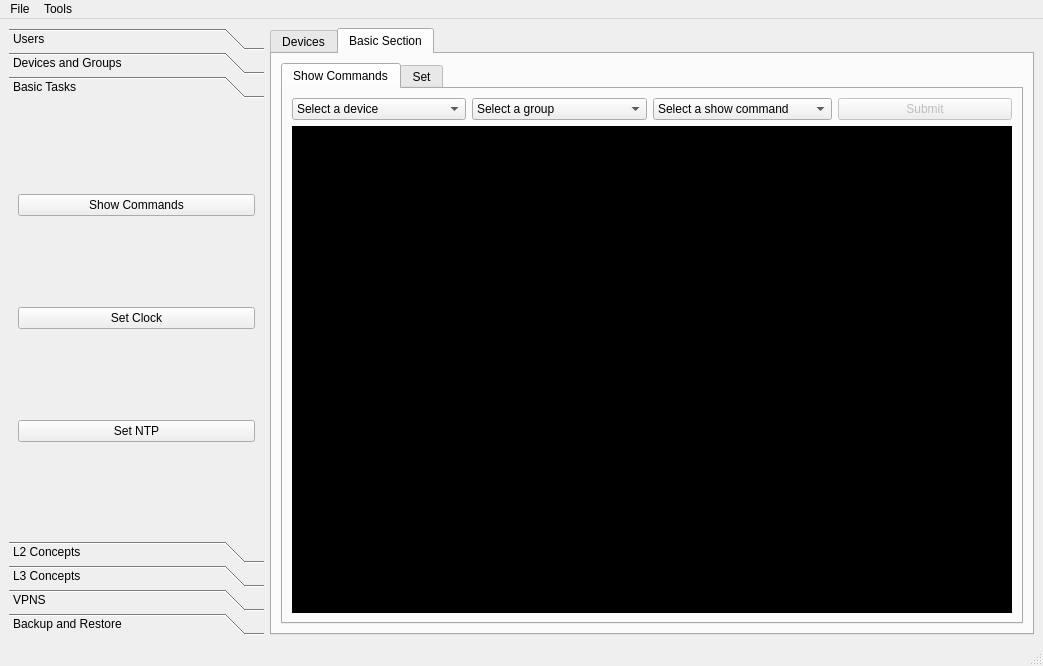
<?xml version="1.0" encoding="UTF-8"?>
<ui version="4.0">
 <class>main_window</class>
 <widget class="QMainWindow" name="main_window">
  <property name="geometry">
   <rect>
    <x>0</x>
    <y>0</y>
    <width>1043</width>
    <height>666</height>
   </rect>
  </property>
  <property name="sizePolicy">
   <sizepolicy hsizetype="Expanding" vsizetype="Preferred">
    <horstretch>0</horstretch>
    <verstretch>0</verstretch>
   </sizepolicy>
  </property>
  <property name="windowTitle">
   <string>MainWindow</string>
  </property>
  <property name="styleSheet">
   <string notr="true"/>
  </property>
  <widget class="QWidget" name="centralwidget">
   <layout class="QGridLayout" name="gridLayout_2" rowstretch="0">
    <item row="0" column="1">
     <widget class="QTabWidget" name="tab_main">
      <property name="sizePolicy">
       <sizepolicy hsizetype="Expanding" vsizetype="Expanding">
        <horstretch>3</horstretch>
        <verstretch>0</verstretch>
       </sizepolicy>
      </property>
      <property name="styleSheet">
       <string notr="true"/>
      </property>
      <property name="currentIndex">
       <number>1</number>
      </property>
      <widget class="QWidget" name="tab">
       <attribute name="title">
        <string>Devices</string>
       </attribute>
       <layout class="QGridLayout" name="gridLayout_11">
        <item row="1" column="0" colspan="3">
         <widget class="QTabWidget" name="tab_devices">
          <property name="sizePolicy">
           <sizepolicy hsizetype="Expanding" vsizetype="Expanding">
            <horstretch>1</horstretch>
            <verstretch>0</verstretch>
           </sizepolicy>
          </property>
          <property name="currentIndex">
           <number>2</number>
          </property>
          <property name="movable">
           <bool>false</bool>
          </property>
          <widget class="QWidget" name="tab_3">
           <attribute name="title">
            <string>All Devices</string>
           </attribute>
           <layout class="QGridLayout" name="gridLayout_12">
            <item row="0" column="0">
             <widget class="QGroupBox" name="groupBox">
              <property name="title">
               <string>All Devices</string>
              </property>
              <layout class="QGridLayout" name="gridLayout_6">
               <item row="0" column="0">
                <widget class="QLineEdit" name="txt_d_all_hostname">
                 <property name="sizePolicy">
                  <sizepolicy hsizetype="Expanding" vsizetype="Fixed">
                   <horstretch>1</horstretch>
                   <verstretch>0</verstretch>
                  </sizepolicy>
                 </property>
                 <property name="placeholderText">
                  <string>Search using hostname</string>
                 </property>
                </widget>
               </item>
               <item row="0" column="1">
                <widget class="QLineEdit" name="txt_d_all_ip_address">
                 <property name="sizePolicy">
                  <sizepolicy hsizetype="Expanding" vsizetype="Fixed">
                   <horstretch>1</horstretch>
                   <verstretch>0</verstretch>
                  </sizepolicy>
                 </property>
                 <property name="placeholderText">
                  <string>Search using IP Address</string>
                 </property>
                </widget>
               </item>
               <item row="0" column="2">
                <widget class="QPushButton" name="btn_d_all_search">
                 <property name="sizePolicy">
                  <sizepolicy hsizetype="Minimum" vsizetype="Fixed">
                   <horstretch>1</horstretch>
                   <verstretch>0</verstretch>
                  </sizepolicy>
                 </property>
                 <property name="text">
                  <string>Search</string>
                 </property>
                </widget>
               </item>
               <item row="0" column="3">
                <widget class="QPushButton" name="btn_d_all_clear">
                 <property name="sizePolicy">
                  <sizepolicy hsizetype="Minimum" vsizetype="Fixed">
                   <horstretch>1</horstretch>
                   <verstretch>0</verstretch>
                  </sizepolicy>
                 </property>
                 <property name="text">
                  <string>Clear</string>
                 </property>
                </widget>
               </item>
               <item row="1" column="0">
                <spacer name="verticalSpacer">
                 <property name="orientation">
                  <enum>Qt::Vertical</enum>
                 </property>
                 <property name="sizeType">
                  <enum>QSizePolicy::Minimum</enum>
                 </property>
                 <property name="sizeHint" stdset="0">
                  <size>
                   <width>17</width>
                   <height>13</height>
                  </size>
                 </property>
                </spacer>
               </item>
               <item row="2" column="0" colspan="4">
                <widget class="QTableWidget" name="tbl_devices">
                 <property name="tabletTracking">
                  <bool>false</bool>
                 </property>
                 <property name="autoFillBackground">
                  <bool>true</bool>
                 </property>
                 <property name="textElideMode">
                  <enum>Qt::ElideRight</enum>
                 </property>
                 <property name="sortingEnabled">
                  <bool>true</bool>
                 </property>
                 <attribute name="horizontalHeaderCascadingSectionResizes">
                  <bool>false</bool>
                 </attribute>
                 <attribute name="horizontalHeaderShowSortIndicator" stdset="0">
                  <bool>false</bool>
                 </attribute>
                 <attribute name="horizontalHeaderStretchLastSection">
                  <bool>true</bool>
                 </attribute>
                 <attribute name="verticalHeaderCascadingSectionResizes">
                  <bool>true</bool>
                 </attribute>
                 <attribute name="verticalHeaderShowSortIndicator" stdset="0">
                  <bool>true</bool>
                 </attribute>
                 <attribute name="verticalHeaderStretchLastSection">
                  <bool>false</bool>
                 </attribute>
                 <column>
                  <property name="text">
                   <string>Hostname</string>
                  </property>
                 </column>
                 <column>
                  <property name="text">
                   <string>IP Address</string>
                  </property>
                 </column>
                 <column>
                  <property name="text">
                   <string>Username</string>
                  </property>
                 </column>
                 <column>
                  <property name="text">
                   <string>Password</string>
                  </property>
                 </column>
                 <column>
                  <property name="text">
                   <string>Secret Password</string>
                  </property>
                 </column>
                 <column>
                  <property name="text">
                   <string>Groups</string>
                  </property>
                 </column>
                 <column>
                  <property name="text">
                   <string>Type</string>
                  </property>
                 </column>
                </widget>
               </item>
              </layout>
             </widget>
            </item>
           </layout>
          </widget>
          <widget class="QWidget" name="tab_4">
           <attribute name="title">
            <string>Add Device</string>
           </attribute>
           <layout class="QGridLayout" name="gridLayout_10">
            <item row="0" column="0">
             <widget class="QGroupBox" name="gb_d_all">
              <property name="title">
               <string>Add a Host</string>
              </property>
              <layout class="QGridLayout" name="gridLayout_5">
               <item row="0" column="0">
                <layout class="QFormLayout" name="formLayout_2">
                 <property name="horizontalSpacing">
                  <number>10</number>
                 </property>
                 <property name="verticalSpacing">
                  <number>8</number>
                 </property>
                 <property name="leftMargin">
                  <number>100</number>
                 </property>
                 <property name="topMargin">
                  <number>100</number>
                 </property>
                 <property name="rightMargin">
                  <number>100</number>
                 </property>
                 <property name="bottomMargin">
                  <number>100</number>
                 </property>
                 <item row="0" column="0">
                  <widget class="QLabel" name="hostnameLabel">
                   <property name="text">
                    <string>hostname</string>
                   </property>
                  </widget>
                 </item>
                 <item row="0" column="1">
                  <widget class="QLineEdit" name="d_add_hostname">
                   <property name="placeholderText">
                    <string>Enter device hostname</string>
                   </property>
                  </widget>
                 </item>
                 <item row="1" column="0">
                  <widget class="QLabel" name="iPAddressLabel">
                   <property name="text">
                    <string>IP Address</string>
                   </property>
                  </widget>
                 </item>
                 <item row="1" column="1">
                  <widget class="QLineEdit" name="d_add_ip_address">
                   <property name="placeholderText">
                    <string>Enter deivce ip address</string>
                   </property>
                  </widget>
                 </item>
                 <item row="2" column="0">
                  <widget class="QLabel" name="usernameLabel">
                   <property name="text">
                    <string>username</string>
                   </property>
                  </widget>
                 </item>
                 <item row="2" column="1">
                  <widget class="QLineEdit" name="d_add_username">
                   <property name="placeholderText">
                    <string>Enter ssh username</string>
                   </property>
                  </widget>
                 </item>
                 <item row="3" column="0">
                  <widget class="QLabel" name="passwordLabel">
                   <property name="text">
                    <string>password</string>
                   </property>
                  </widget>
                 </item>
                 <item row="3" column="1">
                  <widget class="QLineEdit" name="d_add_password">
                   <property name="echoMode">
                    <enum>QLineEdit::Password</enum>
                   </property>
                   <property name="placeholderText">
                    <string>Enter ssh password</string>
                   </property>
                  </widget>
                 </item>
                 <item row="4" column="0">
                  <widget class="QLabel" name="enablePasswordLabel">
                   <property name="text">
                    <string>Enable Password</string>
                   </property>
                  </widget>
                 </item>
                 <item row="4" column="1">
                  <widget class="QLineEdit" name="d_add_secret">
                   <property name="echoMode">
                    <enum>QLineEdit::Password</enum>
                   </property>
                   <property name="placeholderText">
                    <string>Enter enable password of device</string>
                   </property>
                  </widget>
                 </item>
                 <item row="5" column="0">
                  <widget class="QLabel" name="label">
                   <property name="text">
                    <string>Device Type</string>
                   </property>
                  </widget>
                 </item>
                 <item row="5" column="1">
                  <widget class="QComboBox" name="d_add_device_type">
                   <property name="styleSheet">
                    <string notr="true"/>
                   </property>
                   <item>
                    <property name="text">
                     <string/>
                    </property>
                   </item>
                   <item>
                    <property name="text">
                     <string>Router</string>
                    </property>
                   </item>
                   <item>
                    <property name="text">
                     <string>Switch</string>
                    </property>
                   </item>
                  </widget>
                 </item>
                 <item row="6" column="1">
                  <widget class="QPushButton" name="btn_d_add_save">
                   <property name="sizePolicy">
                    <sizepolicy hsizetype="Minimum" vsizetype="Maximum">
                     <horstretch>3</horstretch>
                     <verstretch>0</verstretch>
                    </sizepolicy>
                   </property>
                   <property name="text">
                    <string>Save</string>
                   </property>
                  </widget>
                 </item>
                </layout>
               </item>
              </layout>
             </widget>
            </item>
           </layout>
          </widget>
          <widget class="QWidget" name="tab_5">
           <attribute name="title">
            <string>Edit or Delete</string>
           </attribute>
           <layout class="QGridLayout" name="gridLayout_7">
            <item row="0" column="0">
             <widget class="QGroupBox" name="gb_d_edit">
              <property name="title">
               <string>Edit or Delete a host</string>
              </property>
              <layout class="QGridLayout" name="gridLayout_3">
               <item row="0" column="0">
                <layout class="QHBoxLayout" name="horizontalLayout_2">
                 <item>
                  <widget class="QLineEdit" name="txt_d_edit_hostname">
                   <property name="sizePolicy">
                    <sizepolicy hsizetype="Expanding" vsizetype="Fixed">
                     <horstretch>1</horstretch>
                     <verstretch>0</verstretch>
                    </sizepolicy>
                   </property>
                   <property name="placeholderText">
                    <string>Search by hostname</string>
                   </property>
                  </widget>
                 </item>
                 <item>
                  <widget class="QLineEdit" name="txt_d_edit_ip_address">
                   <property name="sizePolicy">
                    <sizepolicy hsizetype="Expanding" vsizetype="Fixed">
                     <horstretch>1</horstretch>
                     <verstretch>0</verstretch>
                    </sizepolicy>
                   </property>
                   <property name="placeholderText">
                    <string>Search by IP Addres</string>
                   </property>
                  </widget>
                 </item>
                 <item>
                  <widget class="QPushButton" name="btn_d_edit_search">
                   <property name="sizePolicy">
                    <sizepolicy hsizetype="Minimum" vsizetype="Fixed">
                     <horstretch>1</horstretch>
                     <verstretch>0</verstretch>
                    </sizepolicy>
                   </property>
                   <property name="text">
                    <string>Search</string>
                   </property>
                  </widget>
                 </item>
                </layout>
               </item>
               <item row="1" column="0">
                <layout class="QFormLayout" name="formLayout_4">
                 <property name="horizontalSpacing">
                  <number>10</number>
                 </property>
                 <property name="verticalSpacing">
                  <number>8</number>
                 </property>
                 <property name="leftMargin">
                  <number>100</number>
                 </property>
                 <property name="topMargin">
                  <number>100</number>
                 </property>
                 <property name="rightMargin">
                  <number>100</number>
                 </property>
                 <property name="bottomMargin">
                  <number>100</number>
                 </property>
                 <item row="0" column="0">
                  <widget class="QLabel" name="hostnameLabel_3">
                   <property name="text">
                    <string>hostname</string>
                   </property>
                  </widget>
                 </item>
                 <item row="0" column="1">
                  <widget class="QLineEdit" name="d_edit_hostname">
                   <property name="readOnly">
                    <bool>false</bool>
                   </property>
                  </widget>
                 </item>
                 <item row="1" column="0">
                  <widget class="QLabel" name="iPAddressLabel_3">
                   <property name="text">
                    <string>IP Address</string>
                   </property>
                  </widget>
                 </item>
                 <item row="1" column="1">
                  <widget class="QLineEdit" name="d_edit_ip_address">
                   <property name="readOnly">
                    <bool>false</bool>
                   </property>
                  </widget>
                 </item>
                 <item row="2" column="0">
                  <widget class="QLabel" name="usernameLabel_3">
                   <property name="text">
                    <string>username</string>
                   </property>
                  </widget>
                 </item>
                 <item row="2" column="1">
                  <widget class="QLineEdit" name="d_edit_username">
                   <property name="readOnly">
                    <bool>false</bool>
                   </property>
                  </widget>
                 </item>
                 <item row="3" column="0">
                  <widget class="QLabel" name="passwordLabel_3">
                   <property name="text">
                    <string>password</string>
                   </property>
                  </widget>
                 </item>
                 <item row="3" column="1">
                  <widget class="QLineEdit" name="d_edit_password">
                   <property name="echoMode">
                    <enum>QLineEdit::Password</enum>
                   </property>
                   <property name="readOnly">
                    <bool>false</bool>
                   </property>
                  </widget>
                 </item>
                 <item row="4" column="0">
                  <widget class="QLabel" name="enablePasswordLabel_3">
                   <property name="text">
                    <string>Enable Password</string>
                   </property>
                  </widget>
                 </item>
                 <item row="4" column="1">
                  <widget class="QLineEdit" name="d_edit_secret">
                   <property name="echoMode">
                    <enum>QLineEdit::Password</enum>
                   </property>
                   <property name="readOnly">
                    <bool>false</bool>
                   </property>
                  </widget>
                 </item>
                 <item row="5" column="0">
                  <widget class="QLabel" name="deviceTypeLabel">
                   <property name="text">
                    <string>Device Type</string>
                   </property>
                  </widget>
                 </item>
                 <item row="5" column="1">
                  <widget class="QComboBox" name="d_edit_device_type">
                   <item>
                    <property name="text">
                     <string/>
                    </property>
                   </item>
                   <item>
                    <property name="text">
                     <string>Router</string>
                    </property>
                   </item>
                   <item>
                    <property name="text">
                     <string>Switch</string>
                    </property>
                   </item>
                  </widget>
                 </item>
                 <item row="6" column="1">
                  <layout class="QHBoxLayout" name="horizontalLayout_5">
                   <item>
                    <widget class="QPushButton" name="btn_d_edit_edit">
                     <property name="text">
                      <string>Edit</string>
                     </property>
                    </widget>
                   </item>
                   <item>
                    <spacer name="horizontalSpacer_3">
                     <property name="orientation">
                      <enum>Qt::Horizontal</enum>
                     </property>
                     <property name="sizeType">
                      <enum>QSizePolicy::Fixed</enum>
                     </property>
                     <property name="sizeHint" stdset="0">
                      <size>
                       <width>10</width>
                       <height>10</height>
                      </size>
                     </property>
                    </spacer>
                   </item>
                   <item>
                    <widget class="QPushButton" name="btn_d_edit_delete">
                     <property name="text">
                      <string>Delete</string>
                     </property>
                    </widget>
                   </item>
                   <item>
                    <widget class="QPushButton" name="btn_d_edit_clear">
                     <property name="text">
                      <string>Clear</string>
                     </property>
                    </widget>
                   </item>
                  </layout>
                 </item>
                </layout>
               </item>
              </layout>
             </widget>
            </item>
           </layout>
          </widget>
         </widget>
        </item>
       </layout>
      </widget>
      <widget class="QWidget" name="tab_2">
       <attribute name="title">
        <string>Basic Section</string>
       </attribute>
       <layout class="QGridLayout" name="gridLayout_22">
        <item row="0" column="0">
         <widget class="QTabWidget" name="tab_basic_tasks">
          <property name="currentIndex">
           <number>0</number>
          </property>
          <widget class="QWidget" name="tab_15">
           <attribute name="title">
            <string>Show Commands</string>
           </attribute>
           <layout class="QGridLayout" name="gridLayout_23">
            <item row="0" column="3">
             <widget class="QPushButton" name="pb_bt_submit">
              <property name="enabled">
               <bool>false</bool>
              </property>
              <property name="text">
               <string>Submit</string>
              </property>
             </widget>
            </item>
            <item row="0" column="0">
             <widget class="QComboBox" name="cb_bt_all_devices">
              <item>
               <property name="text">
                <string>Select a device</string>
               </property>
              </item>
             </widget>
            </item>
            <item row="2" column="0" colspan="4">
             <widget class="QTextEdit" name="te_bt_show_show_output">
              <property name="styleSheet">
               <string notr="true">background-color: rgb(0, 0, 0);
color: rgb(0, 255, 0);</string>
              </property>
              <property name="readOnly">
               <bool>true</bool>
              </property>
             </widget>
            </item>
            <item row="0" column="1">
             <widget class="QComboBox" name="cb_bt_all_groups">
              <item>
               <property name="text">
                <string>Select a group</string>
               </property>
              </item>
              <item>
               <property name="text">
                <string>Routers</string>
               </property>
              </item>
              <item>
               <property name="text">
                <string>Switches</string>
               </property>
              </item>
             </widget>
            </item>
            <item row="0" column="2">
             <widget class="QComboBox" name="cb_bt_all_commands">
              <item>
               <property name="text">
                <string>Select a show command</string>
               </property>
              </item>
              <item>
               <property name="text">
                <string>all interfaces configurations</string>
               </property>
              </item>
              <item>
               <property name="text">
                <string>show clock</string>
               </property>
              </item>
             </widget>
            </item>
           </layout>
          </widget>
          <widget class="QWidget" name="tab_6">
           <attribute name="title">
            <string>Set</string>
           </attribute>
           <layout class="QGridLayout" name="gridLayout_18">
            <item row="1" column="0">
             <spacer name="horizontalSpacer">
              <property name="orientation">
               <enum>Qt::Horizontal</enum>
              </property>
              <property name="sizeHint" stdset="0">
               <size>
                <width>40</width>
                <height>20</height>
               </size>
              </property>
             </spacer>
            </item>
            <item row="2" column="1">
             <spacer name="verticalSpacer_2">
              <property name="orientation">
               <enum>Qt::Vertical</enum>
              </property>
              <property name="sizeHint" stdset="0">
               <size>
                <width>20</width>
                <height>40</height>
               </size>
              </property>
             </spacer>
            </item>
            <item row="0" column="1">
             <spacer name="verticalSpacer_3">
              <property name="orientation">
               <enum>Qt::Vertical</enum>
              </property>
              <property name="sizeHint" stdset="0">
               <size>
                <width>20</width>
                <height>40</height>
               </size>
              </property>
             </spacer>
            </item>
            <item row="1" column="1">
             <widget class="QGroupBox" name="groupBox_2">
              <property name="title">
               <string/>
              </property>
              <layout class="QGridLayout" name="gridLayout_17">
               <item row="0" column="0">
                <widget class="QDateTimeEdit" name="dateTimeEdit"/>
               </item>
               <item row="1" column="0">
                <widget class="QPushButton" name="pushButton_6">
                 <property name="text">
                  <string>PushButton</string>
                 </property>
                </widget>
               </item>
              </layout>
             </widget>
            </item>
            <item row="1" column="2">
             <spacer name="horizontalSpacer_2">
              <property name="orientation">
               <enum>Qt::Horizontal</enum>
              </property>
              <property name="sizeHint" stdset="0">
               <size>
                <width>40</width>
                <height>20</height>
               </size>
              </property>
             </spacer>
            </item>
           </layout>
          </widget>
         </widget>
        </item>
       </layout>
      </widget>
     </widget>
    </item>
    <item row="0" column="0">
     <widget class="QToolBox" name="toolBox">
      <property name="sizePolicy">
       <sizepolicy hsizetype="Preferred" vsizetype="Preferred">
        <horstretch>1</horstretch>
        <verstretch>0</verstretch>
       </sizepolicy>
      </property>
      <property name="inputMethodHints">
       <set>Qt::ImhPreferNumbers</set>
      </property>
      <property name="frameShape">
       <enum>QFrame::NoFrame</enum>
      </property>
      <property name="frameShadow">
       <enum>QFrame::Sunken</enum>
      </property>
      <property name="currentIndex">
       <number>2</number>
      </property>
      <property name="tabSpacing">
       <number>2</number>
      </property>
      <widget class="QWidget" name="page">
       <property name="geometry">
        <rect>
         <x>0</x>
         <y>0</y>
         <width>255</width>
         <height>415</height>
        </rect>
       </property>
       <attribute name="label">
        <string>Users</string>
       </attribute>
       <layout class="QGridLayout" name="gridLayout">
        <item row="1" column="1">
         <widget class="QPushButton" name="pushButton_2">
          <property name="text">
           <string>Delete User</string>
          </property>
         </widget>
        </item>
        <item row="0" column="2">
         <widget class="QPushButton" name="pushButton">
          <property name="text">
           <string>Add  User</string>
          </property>
         </widget>
        </item>
        <item row="4" column="1" colspan="2">
         <widget class="QPushButton" name="pushButton_4">
          <property name="text">
           <string>Groups</string>
          </property>
         </widget>
        </item>
        <item row="0" column="1">
         <widget class="QPushButton" name="pushButton_3">
          <property name="text">
           <string>All users</string>
          </property>
         </widget>
        </item>
        <item row="1" column="2">
         <widget class="QPushButton" name="pushButton_5">
          <property name="text">
           <string>Edit User</string>
          </property>
         </widget>
        </item>
       </layout>
      </widget>
      <widget class="QWidget" name="page_2">
       <property name="geometry">
        <rect>
         <x>0</x>
         <y>0</y>
         <width>255</width>
         <height>415</height>
        </rect>
       </property>
       <attribute name="label">
        <string>Devices and Groups</string>
       </attribute>
       <layout class="QGridLayout" name="gridLayout_4">
        <item row="0" column="1">
         <widget class="QPushButton" name="pb_dev_add">
          <property name="text">
           <string>Add</string>
          </property>
         </widget>
        </item>
        <item row="0" column="0">
         <widget class="QPushButton" name="pb_dev_all">
          <property name="text">
           <string>ALL</string>
          </property>
         </widget>
        </item>
        <item row="1" column="0" colspan="2">
         <widget class="QPushButton" name="pb_dev_edit">
          <property name="text">
           <string>Delete or Edit</string>
          </property>
         </widget>
        </item>
       </layout>
      </widget>
      <widget class="QWidget" name="page_6">
       <property name="geometry">
        <rect>
         <x>0</x>
         <y>0</y>
         <width>255</width>
         <height>415</height>
        </rect>
       </property>
       <attribute name="label">
        <string>Basic Tasks</string>
       </attribute>
       <layout class="QGridLayout" name="gridLayout_8">
        <item row="0" column="0">
         <widget class="QPushButton" name="pb_bt_show_commands">
          <property name="text">
           <string>Show Commands</string>
          </property>
         </widget>
        </item>
        <item row="1" column="0">
         <widget class="QPushButton" name="pb_bt_set_clock">
          <property name="text">
           <string>Set Clock</string>
          </property>
         </widget>
        </item>
        <item row="2" column="0">
         <widget class="QPushButton" name="pb_bt_set_ntp">
          <property name="text">
           <string>Set NTP</string>
          </property>
         </widget>
        </item>
       </layout>
      </widget>
      <widget class="QWidget" name="page_193">
       <property name="geometry">
        <rect>
         <x>0</x>
         <y>0</y>
         <width>255</width>
         <height>415</height>
        </rect>
       </property>
       <attribute name="label">
        <string>L2 Concepts</string>
       </attribute>
      </widget>
      <widget class="QWidget" name="page_194">
       <property name="geometry">
        <rect>
         <x>0</x>
         <y>0</y>
         <width>255</width>
         <height>415</height>
        </rect>
       </property>
       <attribute name="label">
        <string>L3 Concepts</string>
       </attribute>
      </widget>
      <widget class="QWidget" name="page_5">
       <property name="geometry">
        <rect>
         <x>0</x>
         <y>0</y>
         <width>255</width>
         <height>415</height>
        </rect>
       </property>
       <attribute name="label">
        <string>VPNS</string>
       </attribute>
      </widget>
      <widget class="QWidget" name="page_4">
       <property name="geometry">
        <rect>
         <x>0</x>
         <y>0</y>
         <width>255</width>
         <height>415</height>
        </rect>
       </property>
       <attribute name="label">
        <string>Backup and Restore</string>
       </attribute>
      </widget>
     </widget>
    </item>
   </layout>
  </widget>
  <widget class="QMenuBar" name="menubar">
   <property name="geometry">
    <rect>
     <x>0</x>
     <y>0</y>
     <width>1043</width>
     <height>22</height>
    </rect>
   </property>
   <widget class="QMenu" name="menuFile">
    <property name="title">
     <string>File</string>
    </property>
    <addaction name="actionOpen"/>
    <addaction name="actionSave"/>
    <addaction name="actionSave_as"/>
    <addaction name="actionExit"/>
   </widget>
   <widget class="QMenu" name="menuTools">
    <property name="title">
     <string>Tools</string>
    </property>
    <widget class="QMenu" name="menuThemes">
     <property name="title">
      <string>Themes</string>
     </property>
     <addaction name="theme_blue_shade"/>
     <addaction name="theme_dark_grey"/>
     <addaction name="theme_breeze_dark"/>
     <addaction name="theme_breeze_light"/>
     <addaction name="theme_classic"/>
     <addaction name="theme_dark_orange"/>
    </widget>
    <addaction name="menuThemes"/>
   </widget>
   <addaction name="menuFile"/>
   <addaction name="menuTools"/>
  </widget>
  <widget class="QStatusBar" name="statusbar"/>
  <action name="actionOpen">
   <property name="text">
    <string>Open</string>
   </property>
  </action>
  <action name="actionSave">
   <property name="text">
    <string>Save</string>
   </property>
  </action>
  <action name="actionSave_as">
   <property name="text">
    <string>Save as</string>
   </property>
  </action>
  <action name="actionExit">
   <property name="text">
    <string>Exit</string>
   </property>
  </action>
  <action name="theme_blue_shade">
   <property name="text">
    <string>blue shade</string>
   </property>
  </action>
  <action name="theme_dark_grey">
   <property name="text">
    <string>Dark Grey</string>
   </property>
  </action>
  <action name="theme_breeze_dark">
   <property name="text">
    <string>Breeze Dark</string>
   </property>
  </action>
  <action name="theme_breeze_light">
   <property name="text">
    <string>Breeze Light</string>
   </property>
  </action>
  <action name="theme_classic">
   <property name="text">
    <string>Classic</string>
   </property>
  </action>
  <action name="actionDark_Grey_2">
   <property name="text">
    <string>Dark Grey</string>
   </property>
  </action>
  <action name="theme_dark_orange">
   <property name="text">
    <string>Dark Orange</string>
   </property>
  </action>
 </widget>
 <tabstops>
  <tabstop>d_add_hostname</tabstop>
  <tabstop>d_add_ip_address</tabstop>
  <tabstop>d_add_username</tabstop>
  <tabstop>d_add_password</tabstop>
  <tabstop>d_add_secret</tabstop>
  <tabstop>d_add_device_type</tabstop>
  <tabstop>btn_d_add_save</tabstop>
  <tabstop>d_edit_hostname</tabstop>
  <tabstop>d_edit_ip_address</tabstop>
  <tabstop>d_edit_username</tabstop>
  <tabstop>d_edit_password</tabstop>
  <tabstop>d_edit_secret</tabstop>
  <tabstop>d_edit_device_type</tabstop>
  <tabstop>btn_d_edit_edit</tabstop>
  <tabstop>txt_d_all_hostname</tabstop>
  <tabstop>txt_d_all_ip_address</tabstop>
  <tabstop>btn_d_all_search</tabstop>
  <tabstop>btn_d_all_clear</tabstop>
  <tabstop>pushButton</tabstop>
  <tabstop>pushButton_4</tabstop>
  <tabstop>pushButton_3</tabstop>
  <tabstop>pushButton_5</tabstop>
  <tabstop>pb_dev_edit</tabstop>
  <tabstop>pb_dev_add</tabstop>
  <tabstop>txt_d_edit_hostname</tabstop>
  <tabstop>txt_d_edit_ip_address</tabstop>
  <tabstop>btn_d_edit_search</tabstop>
  <tabstop>pb_dev_all</tabstop>
  <tabstop>tab_main</tabstop>
  <tabstop>tab_devices</tabstop>
  <tabstop>tbl_devices</tabstop>
  <tabstop>btn_d_edit_delete</tabstop>
  <tabstop>pushButton_2</tabstop>
  <tabstop>tab_basic_tasks</tabstop>
  <tabstop>cb_bt_all_devices</tabstop>
  <tabstop>cb_bt_all_groups</tabstop>
  <tabstop>pb_bt_submit</tabstop>
  <tabstop>te_bt_show_show_output</tabstop>
 </tabstops>
 <resources/>
 <connections>
  <connection>
   <sender>pb_bt_show_commands</sender>
   <signal>clicked()</signal>
   <receiver>cb_bt_all_devices</receiver>
   <slot>setFocus()</slot>
   <hints>
    <hint type="sourcelabel">
     <x>146</x>
     <y>229</y>
    </hint>
    <hint type="destinationlabel">
     <x>359</x>
     <y>128</y>
    </hint>
   </hints>
  </connection>
  <connection>
   <sender>pb_bt_set_clock</sender>
   <signal>clicked()</signal>
   <receiver>dateTimeEdit</receiver>
   <slot>setFocus()</slot>
   <hints>
    <hint type="sourcelabel">
     <x>138</x>
     <y>330</y>
    </hint>
    <hint type="destinationlabel">
     <x>656</x>
     <y>348</y>
    </hint>
   </hints>
  </connection>
  <connection>
   <sender>pb_dev_all</sender>
   <signal>clicked()</signal>
   <receiver>txt_d_all_ip_address</receiver>
   <slot>setFocus()</slot>
   <hints>
    <hint type="sourcelabel">
     <x>101</x>
     <y>209</y>
    </hint>
    <hint type="destinationlabel">
     <x>558</x>
     <y>159</y>
    </hint>
   </hints>
  </connection>
  <connection>
   <sender>pb_dev_add</sender>
   <signal>clicked()</signal>
   <receiver>d_add_hostname</receiver>
   <slot>setFocus()</slot>
   <hints>
    <hint type="sourcelabel">
     <x>199</x>
     <y>208</y>
    </hint>
    <hint type="destinationlabel">
     <x>562</x>
     <y>265</y>
    </hint>
   </hints>
  </connection>
  <connection>
   <sender>pb_dev_edit</sender>
   <signal>clicked()</signal>
   <receiver>txt_d_edit_ip_address</receiver>
   <slot>setFocus()</slot>
   <hints>
    <hint type="sourcelabel">
     <x>150</x>
     <y>346</y>
    </hint>
    <hint type="destinationlabel">
     <x>672</x>
     <y>162</y>
    </hint>
   </hints>
  </connection>
 </connections>
</ui>
